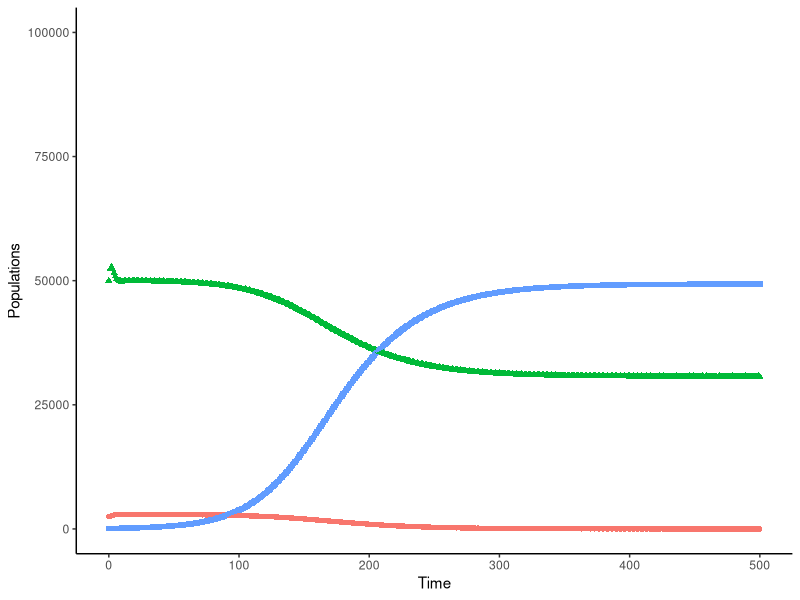
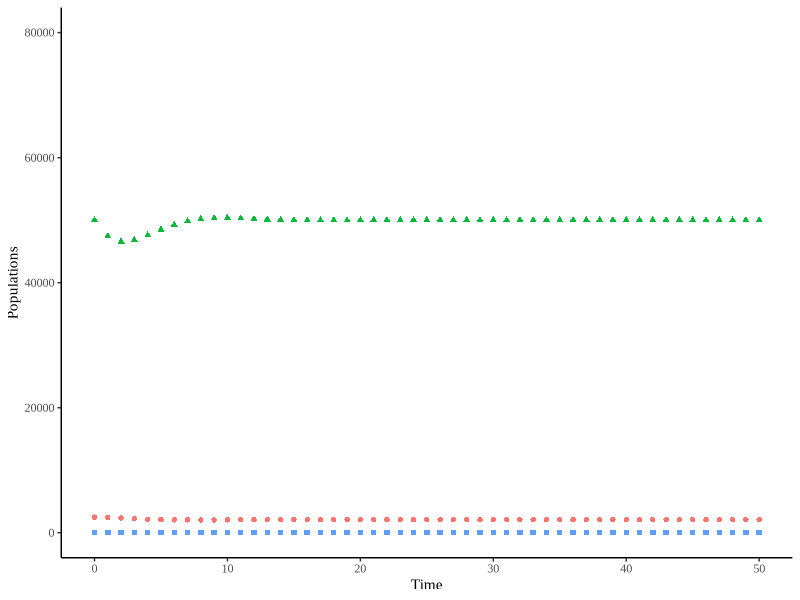
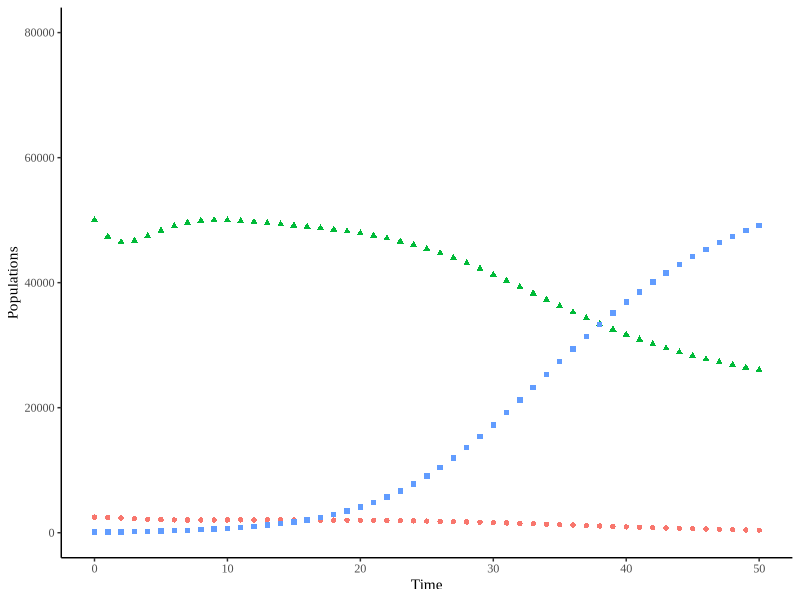
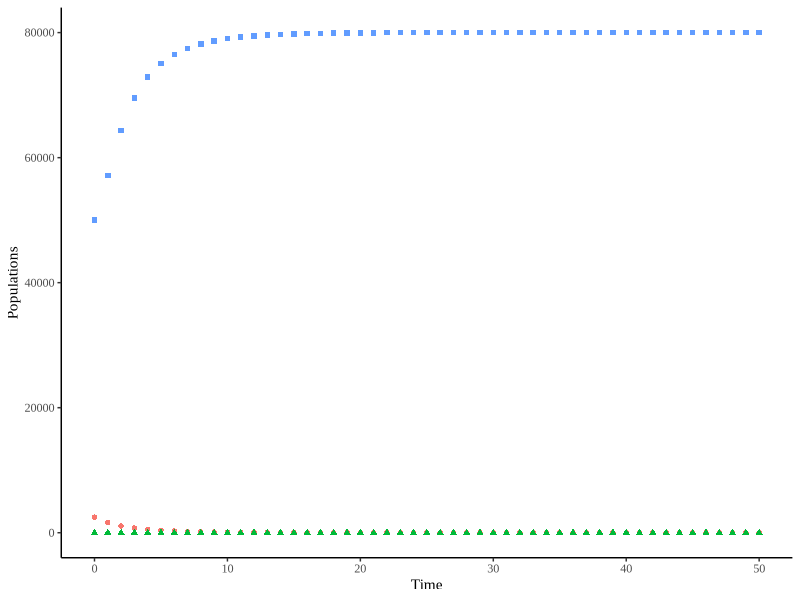
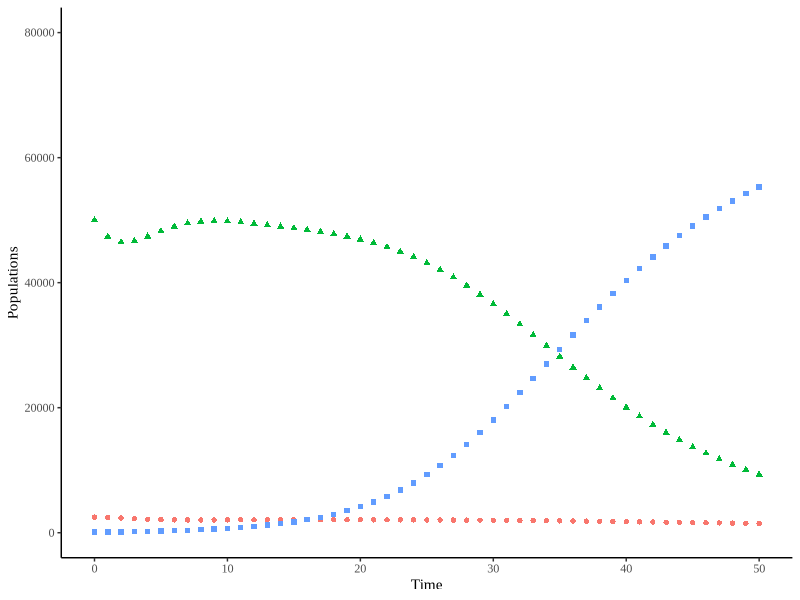
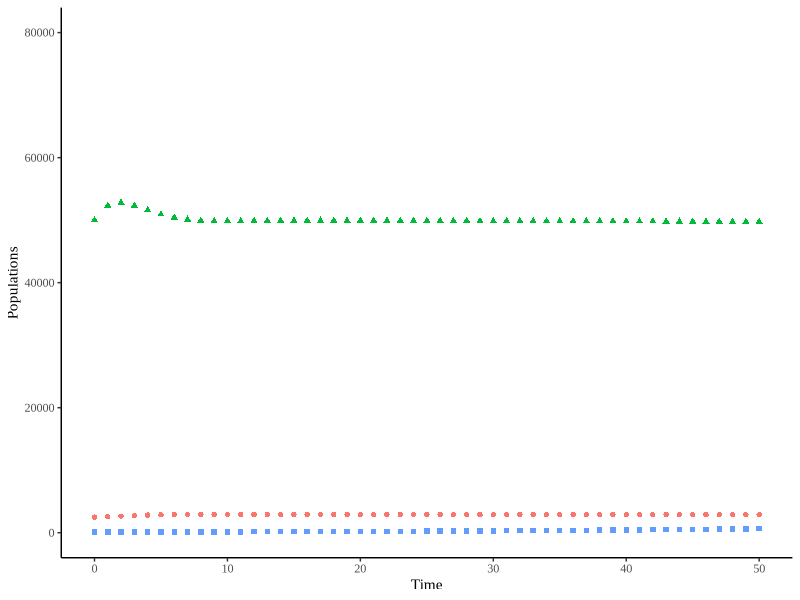
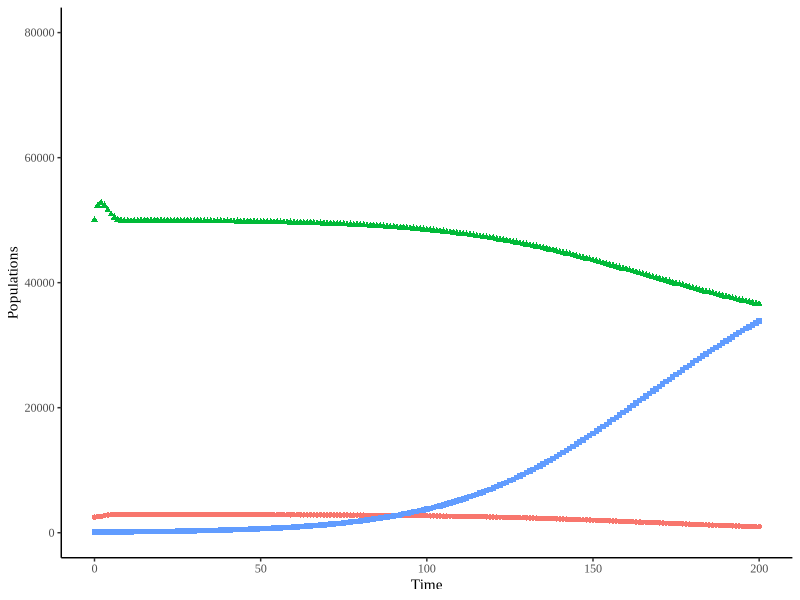

Generate these figures, in order, with R:
# Smith, W. (2026). Modeling C. irus response to L. polyphyllus. GitHub. [permalink from github]

# Used to look at 5 different scenarios:
# 1.) Normal condition: A population of C. irus with only L. perennis present. 
# 2.) Introduced condition: A population of C. irus with both L. perennis and 
##### L. polyphyllus as non-zero numbers. 
# 3.) Inverted condition: The normal condition is inverted. A population of 
##### C. irus now with only L. polyphyllus present. 
# 4.) Introduced benefits butterfly condition: A population of C. irus with 
##### both L. perennis and L. polyphyllus as non-zero numbers. Additionally, 
##### C. irus have adapted to benefit more from eating L. polyphyllus. 
# 5.) Competitive native condition: A population of C. irus with both 
##### L. perennis and L. polyphyllus as non-zero numbers. Additionally,  
##### L. perennis have adapted to better compete with L. polyphyllus.

# Adapted from Strimas-Mackey, M. (2020). Lotka-Volterra Predator Prey Model. https://strimas.com/post/lotka-volterra/

#---------- Loading packages --------------------
install.packages("tidyverse") #pivot_longer to reshape data
install.packages("deSolve") #ode
install.packages("ggplot2") #graphing
library(tidyverse)
library(deSolve)
library(ggplot2)

#---------- Key to PARAMETER language used below:
# S = sundial lupine; L = large leaf lupine; decay = exponential decay... 
# in the absence of plants; benefit = benefit to butterfly of... 
# interaction w/ plant; growth = logistic growth in absence of...
# butterflies; consumed = rate at which plant is consumed; 
pars <- c(decay = 0.7, Sbenefit = 0.000014, Sgrowth = 1.4, Sconsumed = 0.00018, 
          k = 80000, Lbenefit = 0.000005, Lgrowth = 1.5, Lconsumed = 0.00018)

#---------- Key to INITIAL STATE language used below:
# x = frosted elfin pop, y = sundial lupine pop, z = large leaf lupine pop
init <- c(x = 2500, y = 50000, z=100) #sets initial states for lv_results
time <- seq(0, 500, by = 1) #sets time sequence for lv_results
#---------- EQUATIONS for modeling lv_results --------------------
deriv <- function(t, state, pars) {
  with(as.list(c(state, pars)), {
    d_x <- -decay*x + Sbenefit*x*y+Lbenefit*x*z
    d_y <- Sgrowth*y*(1-((y+z)/k)) - Sconsumed*x*y
    d_z <- Lgrowth*z*(1-((y+z)/k)) - Lconsumed*x*z
    return(list(c(x = d_x, y = d_y, z = d_z)))})}
lv_results <- ode(init, time, deriv, pars)
# change results from a wide format to long format for graphing
class(lv_results) #pivot_ function doesnt work with matrix
lv_results=as.data.frame(lv_results) #convert to df
class(lv_results) #check if df now
long_df<-pivot_longer(lv_results,
                      cols=matches("x|y|z"),
                      names_to="Variable",
                      values_to="Value")
#---------- GRAPHING --------------------
ggplot(long_df, aes(time, Value, shape=Variable, colour=Variable))+
  geom_point()+
  ylim(0,100000)+
  theme_classic()+
  labs(x="Time", y= "Populations")+
  theme(legend.position="none")

# ------------------- 

# Scenario 1 Normal Condition
pars <- c(decay = 0.7, Sbenefit = 0.000014, Sgrowth = 1, Sconsumed = 0.00018, 
          k = 80000, Lbenefit = 0.000005, Lgrowth = 1.5, Lconsumed = 0.00018)
init <- c(x = 2500, y = 50000, z=0) #sets initial states for lv_results1
time <- seq(0, 50, by = 1) #sets time sequence for lv_results1
deriv <- function(t, state, pars) {
  with(as.list(c(state, pars)), {
    d_x <- -decay*x + Sbenefit*x*y+Lbenefit*x*z
    d_y <- Sgrowth*y*(1-((y+z)/k)) - Sconsumed*x*y
    d_z <- Lgrowth*z*(1-((y+z)/k)) - Lconsumed*x*z
    return(list(c(x = d_x, y = d_y, z = d_z)))})}
lv_results1 <- ode(init, time, deriv, pars)
class(lv_results1) #pivot_ function doesnt work with matrix
lv_results1=as.data.frame(lv_results1) #convert to df
class(lv_results1) #check if df now
long_df1<-pivot_longer(lv_results1,
                      cols=matches("x|y|z"),
                      names_to="Variable",
                      values_to="Value")

# Scenario 2 Introduced Condition
pars <- c(decay = 0.7, Sbenefit = 0.000014, Sgrowth = 1, Sconsumed = 0.00018, 
          k = 80000, Lbenefit = 0.000005, Lgrowth = 1.5, Lconsumed = 0.00018)
init <- c(x = 2500, y = 50000, z=100) #sets initial states for lv_results2
time <- seq(0, 50, by = 1) #sets time sequence for lv_results2
deriv <- function(t, state, pars) {
  with(as.list(c(state, pars)), {
    d_x <- -decay*x + Sbenefit*x*y+Lbenefit*x*z
    d_y <- Sgrowth*y*(1-((y+z)/k)) - Sconsumed*x*y
    d_z <- Lgrowth*z*(1-((y+z)/k)) - Lconsumed*x*z
    return(list(c(x = d_x, y = d_y, z = d_z)))})}
lv_results2 <- ode(init, time, deriv, pars)
class(lv_results2) #pivot_ function doesnt work with matrix
lv_results2=as.data.frame(lv_results2) #convert to df
class(lv_results2) #check if df now
long_df2<-pivot_longer(lv_results2,
                       cols=matches("x|y|z"),
                       names_to="Variable",
                       values_to="Value")

# Scenario 3 Inverted Condition
pars <- c(decay = 0.7, Sbenefit = 0.000014, Sgrowth = 1, Sconsumed = 0.00018, 
          k = 80000, Lbenefit = 0.000005, Lgrowth = 1.5, Lconsumed = 0.00018)
init <- c(x = 2500, y = 0, z=50000) #sets initial states for lv_results3
time <- seq(0, 50, by = 1) #sets time sequence for lv_results3
deriv <- function(t, state, pars) {
  with(as.list(c(state, pars)), {
    d_x <- -decay*x + Sbenefit*x*y+Lbenefit*x*z
    d_y <- Sgrowth*y*(1-((y+z)/k)) - Sconsumed*x*y
    d_z <- Lgrowth*z*(1-((y+z)/k)) - Lconsumed*x*z
    return(list(c(x = d_x, y = d_y, z = d_z)))})}
lv_results3 <- ode(init, time, deriv, pars)
class(lv_results3) #pivot_ function doesnt work with matrix
lv_results3=as.data.frame(lv_results3) #convert to df
class(lv_results3) #check if df now
long_df3<-pivot_longer(lv_results3,
                       cols=matches("x|y|z"),
                       names_to="Variable",
                       values_to="Value")

# Scenario 4 Introduced benefits butterfly condition
pars <- c(decay = 0.7, Sbenefit = 0.000014, Sgrowth = 1, Sconsumed = 0.00018, 
          k = 80000, Lbenefit = 0.000010, Lgrowth = 1.5, Lconsumed = 0.00018)
init <- c(x = 2500, y = 50000, z=100) #sets initial states for lv_results4
time <- seq(0, 50, by = 1) #sets time sequence for lv_results4
deriv <- function(t, state, pars) {
  with(as.list(c(state, pars)), {
    d_x <- -decay*x + Sbenefit*x*y+Lbenefit*x*z
    d_y <- Sgrowth*y*(1-((y+z)/k)) - Sconsumed*x*y
    d_z <- Lgrowth*z*(1-((y+z)/k)) - Lconsumed*x*z
    return(list(c(x = d_x, y = d_y, z = d_z)))})}
lv_results4 <- ode(init, time, deriv, pars)
class(lv_results4) #pivot_ function doesnt work with matrix
lv_results4=as.data.frame(lv_results4) #convert to df
class(lv_results4) #check if df now
long_df4<-pivot_longer(lv_results4,
                       cols=matches("x|y|z"),
                       names_to="Variable",
                       values_to="Value")

# Scenario 5 Competitive native condition
pars <- c(decay = 0.7, Sbenefit = 0.000014, Sgrowth = 1.4, Sconsumed = 0.00018, 
          k = 80000, Lbenefit = 0.000005, Lgrowth = 1.5, Lconsumed = 0.00018)
init <- c(x = 2500, y = 50000, z=100) #sets initial states for lv_results5a
time <- seq(0, 50, by = 1) #sets time sequence for lv_results5a
deriv <- function(t, state, pars) {
  with(as.list(c(state, pars)), {
    d_x <- -decay*x + Sbenefit*x*y+Lbenefit*x*z
    d_y <- Sgrowth*y*(1-((y+z)/k)) - Sconsumed*x*y
    d_z <- Lgrowth*z*(1-((y+z)/k)) - Lconsumed*x*z
    return(list(c(x = d_x, y = d_y, z = d_z)))})}
lv_results5a <- ode(init, time, deriv, pars)
class(lv_results5a) #pivot_ function doesnt work with matrix
lv_results5a=as.data.frame(lv_results5a) #convert to df
class(lv_results5a) #check if df now
long_df5a<-pivot_longer(lv_results5a,
                       cols=matches("x|y|z"),
                       names_to="Variable",
                       values_to="Value")

# Scenario 5 Competitive native condition **further time steps**
pars <- c(decay = 0.7, Sbenefit = 0.000014, Sgrowth = 1.4, Sconsumed = 0.00018, 
          k = 80000, Lbenefit = 0.000005, Lgrowth = 1.5, Lconsumed = 0.00018)
init <- c(x = 2500, y = 50000, z=100) #sets initial states for lv_results5b
time <- seq(0, 200, by = 1) #sets time sequence for lv_results5b
deriv <- function(t, state, pars) {
  with(as.list(c(state, pars)), {
    d_x <- -decay*x + Sbenefit*x*y+Lbenefit*x*z
    d_y <- Sgrowth*y*(1-((y+z)/k)) - Sconsumed*x*y
    d_z <- Lgrowth*z*(1-((y+z)/k)) - Lconsumed*x*z
    return(list(c(x = d_x, y = d_y, z = d_z)))})}
lv_results5b <- ode(init, time, deriv, pars)
class(lv_results5b) #pivot_ function doesnt work with matrix
lv_results5b=as.data.frame(lv_results5b) #convert to df
class(lv_results5b) #check if df now
long_df5b<-pivot_longer(lv_results5b,
                       cols=matches("x|y|z"),
                       names_to="Variable",
                       values_to="Value")

#---------- Graphing all scenarios together
par(mfrow=c(2,3)) #not working??
ggplot(long_df1, aes(time, Value, shape=Variable, colour=Variable))+
  geom_point()+
  ylim(0,80000)+
  theme_classic()+
  labs(x="Time", y= "Populations")+
  theme(legend.position="none", text = element_text(family = "Times New Roman"))
ggplot(long_df2, aes(time, Value, shape=Variable, colour=Variable))+
  geom_point()+
  ylim(0,80000)+
  theme_classic()+
  labs(x="Time", y= "Populations")+
  theme(legend.position="none", text = element_text(family = "Times New Roman"))
ggplot(long_df3, aes(time, Value, shape=Variable, colour=Variable))+
  geom_point()+
  ylim(0,80000)+
  theme_classic()+
  labs(x="Time", y= "Populations")+
  theme(legend.position="none", text = element_text(family = "Times New Roman"))
ggplot(long_df4, aes(time, Value, shape=Variable, colour=Variable))+
  geom_point()+
  ylim(0,80000)+
  theme_classic()+
  labs(x="Time", y= "Populations")+
  theme(legend.position="none", text = element_text(family = "Times New Roman"))
ggplot(long_df5a, aes(time, Value, shape=Variable, colour=Variable))+
  geom_point()+
  ylim(0,80000)+
  theme_classic()+
  labs(x="Time", y= "Populations")+
  theme(legend.position="none", text = element_text(family = "Times New Roman"))
ggplot(long_df5b, aes(time, Value, shape=Variable, colour=Variable))+
  geom_point()+
  ylim(0,80000)+
  theme_classic()+
  labs(x="Time", y= "Populations")+
  theme(legend.position="none", text = element_text(family = "Times New Roman"))
